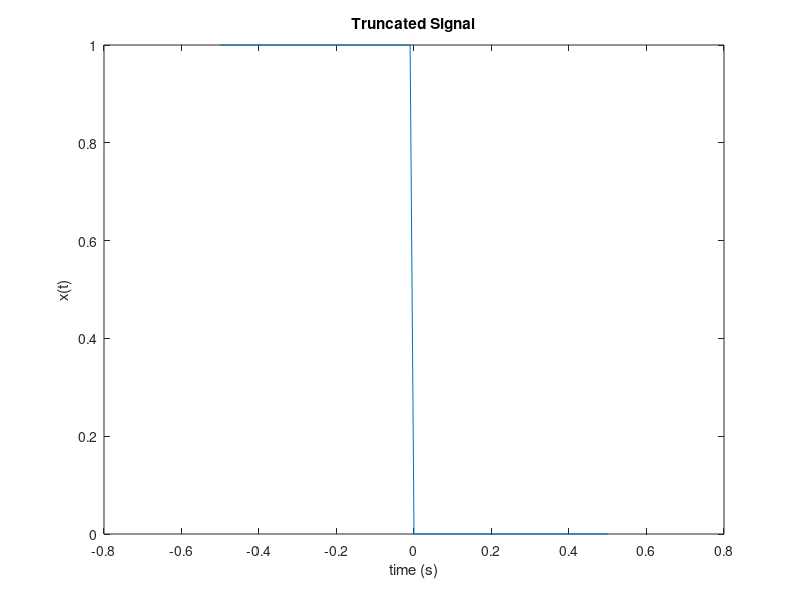
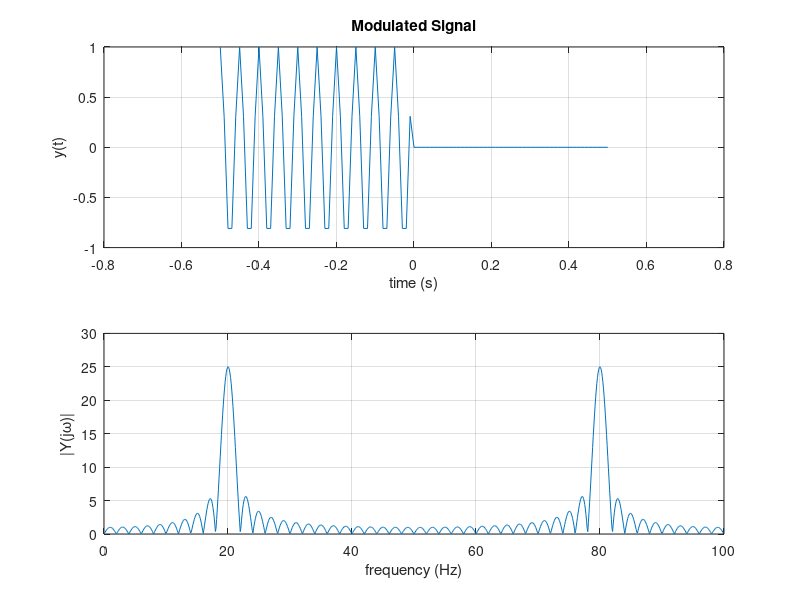
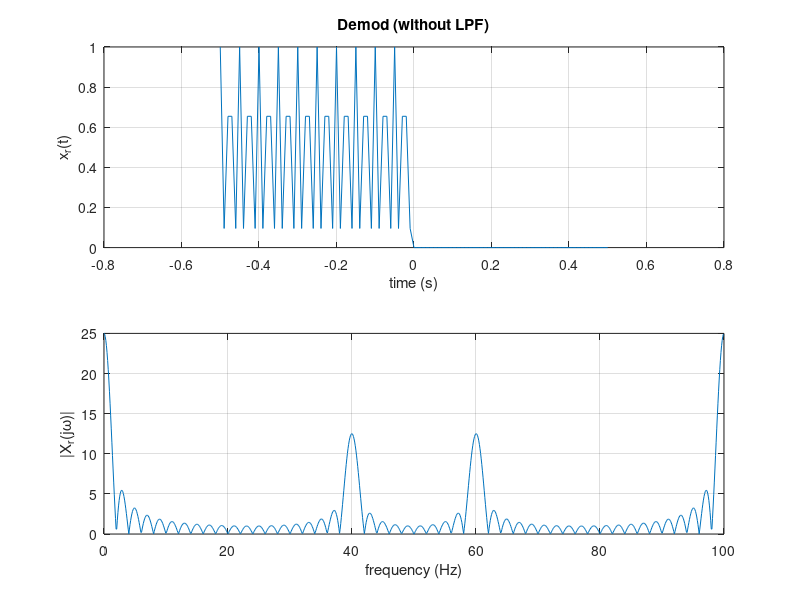

These charts were generated, in order, by the following MATLAB code: (Note: this script raises an error after producing the figures.)
% Case Study 2
% Leandre Pestcoe and Julianne Wegmann
% ESE 351: Signals and Systems
% Created on: 4/20/21, Last Edited on: 4/20/21

%% Define pulse shape
Ts = 0.1; %symbol period (rate 1/Ts)
dt = 0.01; %sample period
w = 5*Ts; %width
t = -w:dt:w; %time vector
fs = 1/dt; %sample frequency

%sinc
%sinc = sinc(t/Ts); %define sinc

%triangular pulse
triang = tripuls(t,w*2);

%rectangular pulse
rect = zeros(1,length(t));
for i=(1:length(t)/2)
    rect(i)=1;
end

%decide which signal to use for simulation
signal = rect;

figure, plot(t,signal);
xlabel('time (s)'), ylabel('x(t)'), title('Truncated Signal')

%% Signal Modulation
wc = 2*pi*20; %20 Hz modulation
mod_signal = signal.*cos(wc*t);

figure
subplot(2,1,1), plot(t,mod_signal), grid on;
xlabel('time (s)'), ylabel('y(t)'), title('Modulated Signal')

Nfft = 1024; %length of fft
f = (0:fs/Nfft:fs-fs/Nfft);
subplot(2,1,2), plot(f,abs(fft(mod_signal,Nfft))), grid on;
xlabel('frequency (Hz)'), ylabel('|Y(j\omega)|');

%% Signal Demodulation
demod_signal = mod_signal.*cos(wc*t);

figure
subplot(2,1,1), plot(t,demod_signal), grid on;
xlabel('time (s)'), ylabel('x_r(t)'), title('Demod (without LPF)')

f = (0:fs/Nfft:fs-fs/Nfft);
subplot(2,1,2), plot(f,abs(fft(demod_signal,Nfft))), grid on;
xlabel('frequency (Hz)'), ylabel('|X_r(j\omega)|')

%%
% c) binary message 
N = 10;
x_n = 2*((rand(1,N)>0.5)-0.5);

% d) y(t)
t_p = 0.1;
time = -t_p:1/fs:((N-1)*2*t_p)+t_p;
x_t = zeros(1,length(time));
i = 1;
for j=11:10:length(time);
    x_t(j)=x_n(i);
    i = i+1;
    if i==N+1
        break 
    end
end
y_t = conv(x_t,p_t);
y_t_new = y_t(11:211);

% e) r(t) noise
sigma = 0.5;
n_t = sigma*randn(1,length(y_t_new));
r_t = y_t_new + n_t;

% f) Plots
% i) Pulse shape of p(t), and spectrum, P(w)
figure, plot(t,p_t), grid on, title('p(t) Pulse Shape'), xlabel('Time'), ylabel('Amplitude');
figure, plot(t,fft(p_t)), grid on, title('P(w)'), xlabel('Time'), ylabel('Amplitude');

% ii) Noise-free transmitted signal, y(t)
figure, plot(time,y_t_new), grid on, title('y(t), Noise-free Transmitted Signal'),...
    xlabel('Time'), ylabel('Amplitude');


% iii) Noisy received signal, r(t)
figure, plot(time,r_t), grid on, title('r(t), Noisy Received Signal'), xlabel('Time'), ylabel('Amplitude'), legend('Sigma=0.5, Bit Rate= 1/2*T_p');

% iv) Sent message, x_n, and decoded message, x_hat_n
% 1) Sign-based receiver 
i = 1;
for l=11:10:201
    if r_t(l) <= 0;
        x_n_received(i) = -1;
        i = i + 1;
    end
    if r_t(l) > 0;
        x_n_received(i) = 1;
        i = i + 1;
    end
    if i==N+1
        break 
    end
end
figure, hold on, grid on, plot(x_n,'--o'), plot(x_n_received), legend('x_n', 'x_n__received'), text(3.5,0.5,'Sigma=0.5, Bit Rate= 1/2*T_p, Error Rate = 0'),...
     title('Sign-based Receiver'),xlabel('bit number'),ylabel('bit value');

% error rate for sign-based receiver
correct = 0;
for k=1:10
    if x_n(k)==x_n_received(k)
        correct=correct+1;
    end
end
error_signbased = (10-correct)/10;

% 2) Matched Filter

% z_t
z_t = conv(r_t,p_t);
z_t_new = z_t(11:211);
i = 1;
for l=11:10:201
    if z_t_new(l) <= 0;
        x_n_received2(i) = -1;
        i = i + 1;
    end
    if z_t_new(l) > 0;
        x_n_received2(i) = 1;
        i = i + 1;
    end
    if i==N+1
        break 
    end
end
figure, hold on, grid on, plot(x_n,'--o'), plot(x_n_received2), legend('x_n', 'x_n__received2'), text(3.5,0.5,'Sigma=0.5, Bit Rate= 1/2*T_p, Error Rate = 0'),...
    title('Matched Filter'),xlabel('bit number'),ylabel('bit value');


% error rate for matched filter
correct = 0;
for k=1:10
    if x_n(k)==x_n_received2(k)
        correct=correct+1;
    end
end
error_matched = (10-correct)/10;
